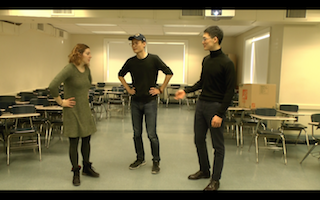
#> input picture background/small.png, 320 x 200 px, given in place of image2.png, which was not available
$ python subtract3.py
#> lines starting #> are read from the running program, lines starting #| are printed output that depends on the picture; after the words box and inside, x2 and y2 are one past the last pixel; in counts of white or black regions, pixels touching at a corner belong together; pictures that were not available may be replaced by others from this repository, and a replacement may not be noted
import cv2
import matplotlib.pyplot as plt
import numpy as np

IMG_PATH = 'image2.png'
img = cv2.imread(IMG_PATH, 1)
#> img is the input picture: shape (200, 320, 3); mean B, G, R 74.9, 113.6, 124.5
bg = cv2.imread("bg.png", 1)
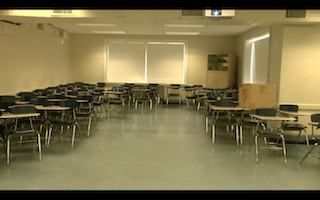
#> input picture background/bg.png, 320 x 200 px, found by its file name
#> bg is the input picture: shape (200, 320, 3); mean B, G, R 75, 114.5, 125.1

threshold = 73
maxValue = 225
shape = (5, 5)

kernel = np.ones(shape, np.uint8)

# convert BGR to RGB
img = cv2.cvtColor(img, cv2.COLOR_BGR2RGB)
bg = cv2.cvtColor(bg, cv2.COLOR_BGR2RGB)

# blur
# img = cv2.GaussianBlur(img, shape, 0)
# bg = cv2.GaussianBlur(bg, shape, 0)

# create MOG2 object
fgbg = cv2.createBackgroundSubtractorMOG2()

# subtract
fgmask = fgbg.apply(img)
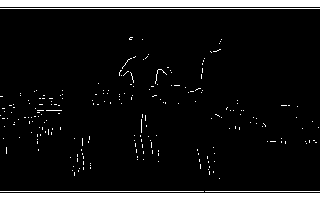
#> fgmask: shape (200, 320); values 127 (black) and 255 (white), 8.8% white; 225 white regions (219 under 20 px), largest, box (x1, y1, x2, y2) and area: (0, 0, 320, 7) 2240, (0, 193, 320, 200) 2240, (0, 8, 320, 9) 320, (0, 191, 204, 192) 204, (205, 191, 320, 192) 115, (155, 69, 167, 84) 24

# mask
final_img = cv2.bitwise_or(img, img, mask=fgmask)

plt.subplot(221)
plt.title("original")
plt.imshow(img)
plt.subplot(222)
plt.title("subtraction")
plt.subplot(223)
plt.imshow(fgmask)
plt.title("mask")
plt.imshow(final_img)
plt.show()
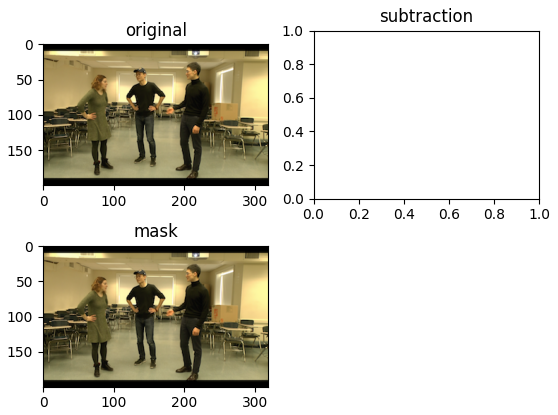
#> figure drawn by matplotlib, 2 panels
